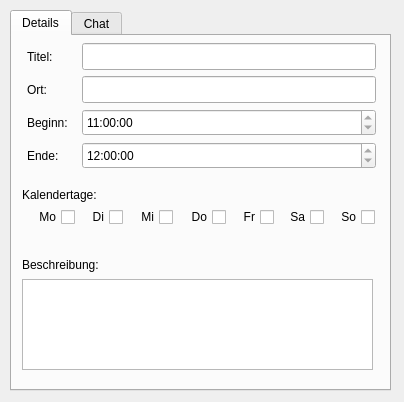
<?xml version="1.0" encoding="UTF-8"?>
<ui version="4.0">
 <class>DetailsWindow</class>
 <widget class="QDialog" name="DetailsWindow">
  <property name="geometry">
   <rect>
    <x>0</x>
    <y>0</y>
    <width>404</width>
    <height>402</height>
   </rect>
  </property>
  <property name="windowTitle">
   <string>Detailansicht</string>
  </property>
  <widget class="QTabWidget" name="tabs">
   <property name="geometry">
    <rect>
     <x>10</x>
     <y>10</y>
     <width>381</width>
     <height>381</height>
    </rect>
   </property>
   <property name="currentIndex">
    <number>0</number>
   </property>
   <widget class="QWidget" name="tabDetails">
    <attribute name="title">
     <string>Details</string>
    </attribute>
    <widget class="QCheckBox" name="cbSo">
     <property name="geometry">
      <rect>
       <x>318</x>
       <y>170</y>
       <width>45</width>
       <height>22</height>
      </rect>
     </property>
     <property name="layoutDirection">
      <enum>Qt::RightToLeft</enum>
     </property>
     <property name="text">
      <string>So</string>
     </property>
     <property name="checkable">
      <bool>false</bool>
     </property>
    </widget>
    <widget class="QCheckBox" name="cbMo">
     <property name="geometry">
      <rect>
       <x>14</x>
       <y>170</y>
       <width>49</width>
       <height>22</height>
      </rect>
     </property>
     <property name="layoutDirection">
      <enum>Qt::RightToLeft</enum>
     </property>
     <property name="text">
      <string>Mo</string>
     </property>
     <property name="checkable">
      <bool>false</bool>
     </property>
    </widget>
    <widget class="QLineEdit" name="leOrt">
     <property name="geometry">
      <rect>
       <x>70</x>
       <y>40</y>
       <width>294</width>
       <height>27</height>
      </rect>
     </property>
     <property name="readOnly">
      <bool>true</bool>
     </property>
    </widget>
    <widget class="QCheckBox" name="cbMi">
     <property name="geometry">
      <rect>
       <x>117</x>
       <y>170</y>
       <width>44</width>
       <height>22</height>
      </rect>
     </property>
     <property name="layoutDirection">
      <enum>Qt::RightToLeft</enum>
     </property>
     <property name="text">
      <string>Mi</string>
     </property>
     <property name="checkable">
      <bool>false</bool>
     </property>
    </widget>
    <widget class="QTimeEdit" name="teEnde">
     <property name="geometry">
      <rect>
       <x>70</x>
       <y>106</y>
       <width>294</width>
       <height>27</height>
      </rect>
     </property>
     <property name="readOnly">
      <bool>true</bool>
     </property>
     <property name="time">
      <time>
       <hour>12</hour>
       <minute>0</minute>
       <second>0</second>
      </time>
     </property>
    </widget>
    <widget class="QLabel" name="lbBeschreibung">
     <property name="geometry">
      <rect>
       <x>10</x>
       <y>220</y>
       <width>351</width>
       <height>17</height>
      </rect>
     </property>
     <property name="text">
      <string>Beschreibung:</string>
     </property>
    </widget>
    <widget class="QCheckBox" name="cbDi">
     <property name="geometry">
      <rect>
       <x>69</x>
       <y>170</y>
       <width>42</width>
       <height>22</height>
      </rect>
     </property>
     <property name="layoutDirection">
      <enum>Qt::RightToLeft</enum>
     </property>
     <property name="text">
      <string>Di</string>
     </property>
     <property name="checkable">
      <bool>false</bool>
     </property>
    </widget>
    <widget class="QPlainTextEdit" name="pteBeschreibung">
     <property name="geometry">
      <rect>
       <x>10</x>
       <y>243</y>
       <width>351</width>
       <height>91</height>
      </rect>
     </property>
     <property name="readOnly">
      <bool>true</bool>
     </property>
    </widget>
    <widget class="QLabel" name="lbTitel">
     <property name="geometry">
      <rect>
       <x>15</x>
       <y>7</y>
       <width>49</width>
       <height>27</height>
      </rect>
     </property>
     <property name="text">
      <string>Titel:</string>
     </property>
    </widget>
    <widget class="QCheckBox" name="cbDo">
     <property name="geometry">
      <rect>
       <x>167</x>
       <y>170</y>
       <width>47</width>
       <height>22</height>
      </rect>
     </property>
     <property name="layoutDirection">
      <enum>Qt::RightToLeft</enum>
     </property>
     <property name="text">
      <string>Do</string>
     </property>
     <property name="checkable">
      <bool>false</bool>
     </property>
    </widget>
    <widget class="QTimeEdit" name="teBeginn">
     <property name="geometry">
      <rect>
       <x>70</x>
       <y>73</y>
       <width>294</width>
       <height>27</height>
      </rect>
     </property>
     <property name="readOnly">
      <bool>true</bool>
     </property>
     <property name="time">
      <time>
       <hour>11</hour>
       <minute>0</minute>
       <second>0</second>
      </time>
     </property>
    </widget>
    <widget class="QLabel" name="lbEnde">
     <property name="geometry">
      <rect>
       <x>15</x>
       <y>106</y>
       <width>49</width>
       <height>27</height>
      </rect>
     </property>
     <property name="text">
      <string>Ende:</string>
     </property>
    </widget>
    <widget class="QLabel" name="lbBeginn">
     <property name="geometry">
      <rect>
       <x>15</x>
       <y>73</y>
       <width>49</width>
       <height>27</height>
      </rect>
     </property>
     <property name="text">
      <string>Beginn:</string>
     </property>
    </widget>
    <widget class="QLabel" name="lbOrt">
     <property name="geometry">
      <rect>
       <x>15</x>
       <y>40</y>
       <width>49</width>
       <height>27</height>
      </rect>
     </property>
     <property name="text">
      <string>Ort:</string>
     </property>
    </widget>
    <widget class="QLineEdit" name="leTitel">
     <property name="geometry">
      <rect>
       <x>70</x>
       <y>7</y>
       <width>294</width>
       <height>27</height>
      </rect>
     </property>
     <property name="readOnly">
      <bool>true</bool>
     </property>
    </widget>
    <widget class="QCheckBox" name="cbFr">
     <property name="geometry">
      <rect>
       <x>220</x>
       <y>170</y>
       <width>42</width>
       <height>22</height>
      </rect>
     </property>
     <property name="layoutDirection">
      <enum>Qt::RightToLeft</enum>
     </property>
     <property name="text">
      <string>Fr</string>
     </property>
     <property name="checkable">
      <bool>false</bool>
     </property>
    </widget>
    <widget class="QCheckBox" name="cbSa">
     <property name="geometry">
      <rect>
       <x>268</x>
       <y>170</y>
       <width>44</width>
       <height>22</height>
      </rect>
     </property>
     <property name="layoutDirection">
      <enum>Qt::RightToLeft</enum>
     </property>
     <property name="text">
      <string>Sa</string>
     </property>
     <property name="checkable">
      <bool>false</bool>
     </property>
    </widget>
    <widget class="QLabel" name="lbKalendertage">
     <property name="geometry">
      <rect>
       <x>10</x>
       <y>150</y>
       <width>351</width>
       <height>17</height>
      </rect>
     </property>
     <property name="text">
      <string>Kalendertage:</string>
     </property>
    </widget>
   </widget>
   <widget class="QWidget" name="tabChat">
    <attribute name="title">
     <string>Chat</string>
    </attribute>
    <widget class="QPlainTextEdit" name="pteChat">
     <property name="geometry">
      <rect>
       <x>10</x>
       <y>10</y>
       <width>351</width>
       <height>291</height>
      </rect>
     </property>
     <property name="undoRedoEnabled">
      <bool>false</bool>
     </property>
     <property name="readOnly">
      <bool>true</bool>
     </property>
     <property name="plainText">
      <string/>
     </property>
     <property name="textInteractionFlags">
      <set>Qt::NoTextInteraction</set>
     </property>
    </widget>
    <widget class="QLineEdit" name="leNachricht">
     <property name="geometry">
      <rect>
       <x>10</x>
       <y>310</y>
       <width>281</width>
       <height>27</height>
      </rect>
     </property>
    </widget>
    <widget class="QPushButton" name="pbSenden">
     <property name="geometry">
      <rect>
       <x>300</x>
       <y>310</y>
       <width>61</width>
       <height>27</height>
      </rect>
     </property>
     <property name="text">
      <string>&amp;Senden</string>
     </property>
    </widget>
   </widget>
  </widget>
 </widget>
 <tabstops>
  <tabstop>tabs</tabstop>
  <tabstop>leTitel</tabstop>
  <tabstop>leOrt</tabstop>
  <tabstop>teBeginn</tabstop>
  <tabstop>teEnde</tabstop>
  <tabstop>cbMo</tabstop>
  <tabstop>cbDi</tabstop>
  <tabstop>cbMi</tabstop>
  <tabstop>cbDo</tabstop>
  <tabstop>cbFr</tabstop>
  <tabstop>cbSa</tabstop>
  <tabstop>cbSo</tabstop>
  <tabstop>pteBeschreibung</tabstop>
  <tabstop>pteChat</tabstop>
  <tabstop>leNachricht</tabstop>
  <tabstop>pbSenden</tabstop>
 </tabstops>
 <resources/>
 <connections/>
</ui>
